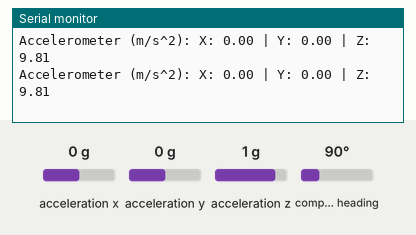
The sketch below on a simulated Arduino Uno, built with avr-gcc and run on an emulated ATmega328P. On the bench: the last lines printed to the serial monitor. The test bench sets the inputs (shaded band); at power-on: acceleration x 0 g, acceleration y 0 g, acceleration z 1 g, compass heading 90°.

Above: at 2.2 s.
2.3 s: acceleration x set to -1.4 g
At 2.45 s:
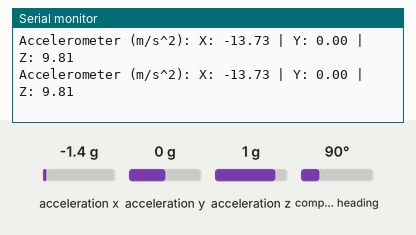
3.8 s: acceleration y set to -1.4 g
At 3.89 s:
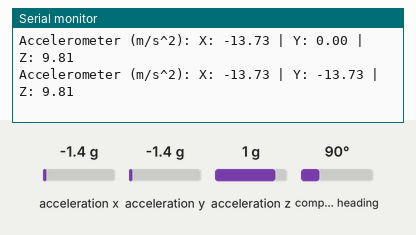
5.3 s: acceleration z set to -1.4 g
At 5.33 s:
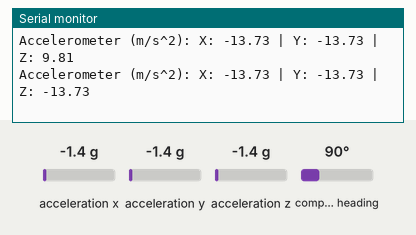

The sketch:

accelerometer.ino
```cpp
#include <Wire.h>
#include <Adafruit_Sensor.h>
#include <Adafruit_BNO055.h>
#include <utility/imumaths.h>

// Create an instance of the BNO055 sensor
Adafruit_BNO055 bno = Adafruit_BNO055(55, 0x28);

void setup() {
  // Initialize Serial Monitor
  Serial.begin(115200);
  Serial.println("BNO055 Accelerometer Test");

  // Initialize the BNO055 sensor
  if (!bno.begin()) {
    Serial.println("Error: BNO055 not detected. Check wiring!");
    while (1);
  }

  // Use external crystal for better accuracy
  bno.setExtCrystalUse(true);

  // Delay to allow sensor to initialize
  delay(1000);
}

void loop() {
  // Get a new accelerometer event
  sensors_event_t event;
  bno.getEvent(&event, Adafruit_BNO055::VECTOR_ACCELEROMETER);

  // Print accelerometer values (in m/s^2)
  Serial.print("Accelerometer (m/s^2): ");
  Serial.print("X: ");
  Serial.print(event.acceleration.x, 2);
  Serial.print(" | Y: ");
  Serial.print(event.acceleration.y, 2);
  Serial.print(" | Z: ");
  Serial.println(event.acceleration.z, 2);

  // Add a delay to control sampling rate
  delay(100);
}
```

Measured:
- after the input at 2.3 s, the serial monitor: prints a new line at once (image 1)
- after the input at 3.8 s, the serial monitor: prints a new line after 0.09 s (image 2)
- after the input at 5.3 s, the serial monitor: prints a new line at once (image 3)
